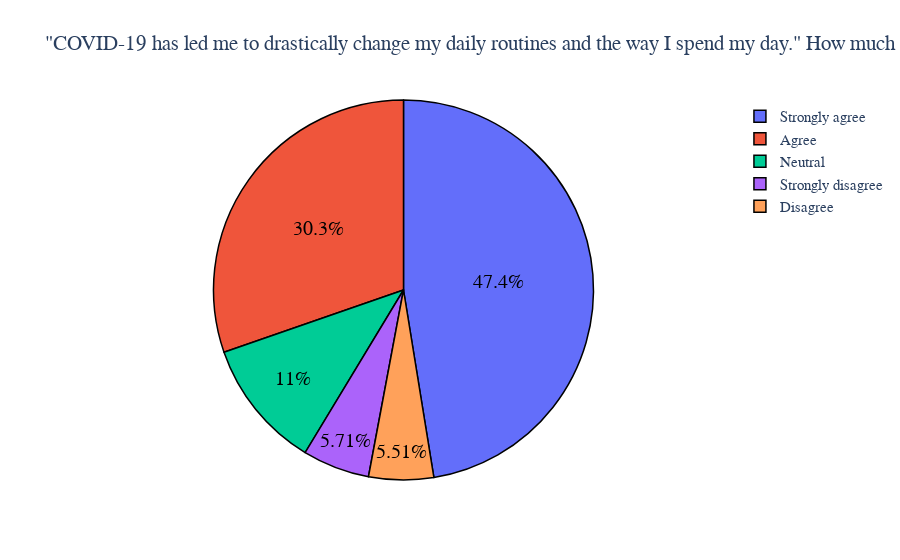
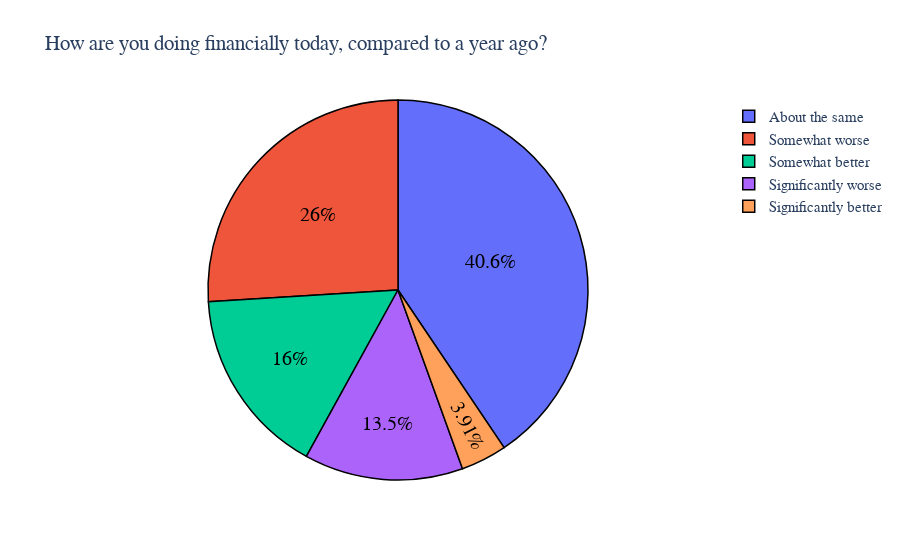
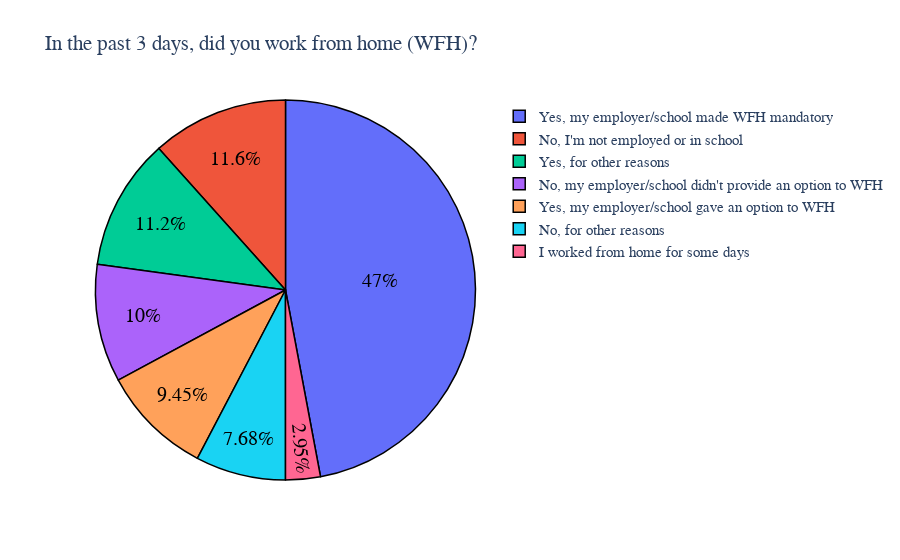

The notebook cell saved with these charts, in order:
### Code cell
#for x in col_list:
#    col = data.columns[x]
#    for x in data.groupby('income_group').count().index:
#        piechart2(data,col,income=x)
#    for y in data.groupby('Age Groups').count().index:
#        piechart2(data,col,age=y)
#[2,3,4,6,7,9:20,21:25]
#piechart2(data,'Unnamed: 11') 
#2,3,4, 5 (grouped),6,7,9:20, 21:25
#[4,6,7,8,9,10,11,12,13,14,15,16,17,18,19,21,22,23,24]
#piechart2(data,col1,income='Prefer not to say')

### Figure 1 — Plotly figure (JSON) as saved in the notebook; plotly's stock layout.template omitted (floating-point values rounded to 4 significant figures)
{"data": [{"hoverinfo": "label+value", "labels": ["Strongly agree", "Agree", "Neutral", "Strongly disagree", "Disagree"], "marker": {"line": {"color": "#000000", "width": 1.5}}, "textfont": {"color": "black", "size": 20}, "textinfo": "percent", "type": "pie", "values": [241, 154, 56, 29, 28]}], "layout": {"font": {"family": "Calibri", "size": 15}, "title": {"text": " \"COVID-19 has led me to drastically change my daily routines and the way I spend my day.\" How much do you agree or disagree with this statement?"}}}

### Figure 2 — Plotly figure (JSON) as saved in the notebook; plotly's stock layout.template omitted (floating-point values rounded to 4 significant figures)
{"data": [{"hoverinfo": "label+value", "labels": ["About the same", "Somewhat worse", "Somewhat better", "Significantly worse", "Significantly better"], "marker": {"line": {"color": "#000000", "width": 1.5}}, "textfont": {"color": "black", "size": 20}, "textinfo": "percent", "type": "pie", "values": [114, 73, 45, 38, 11]}], "layout": {"font": {"family": "Calibri", "size": 15}, "title": {"text": " How are you doing financially today, compared to a year ago?"}}}

### Figure 3 — Plotly figure (JSON) as saved in the notebook; plotly's stock layout.template omitted (floating-point values rounded to 4 significant figures)
{"data": [{"hoverinfo": "label+value", "labels": ["Yes, my employer/school made WFH mandatory", "No, I'm not employed or in school", "Yes, for other reasons", "No, my employer/school didn't provide an option to WFH", "Yes, my employer/school gave an option to WFH", "No, for other reasons", "I worked from home for some days"], "marker": {"line": {"color": "#000000", "width": 1.5}}, "textfont": {"color": "black", "size": 20}, "textinfo": "percent", "type": "pie", "values": [239, 59, 57, 51, 48, 39, 15]}], "layout": {"font": {"family": "Calibri", "size": 15}, "title": {"text": "In the past 3 days, did you work from home (WFH)?"}}}
